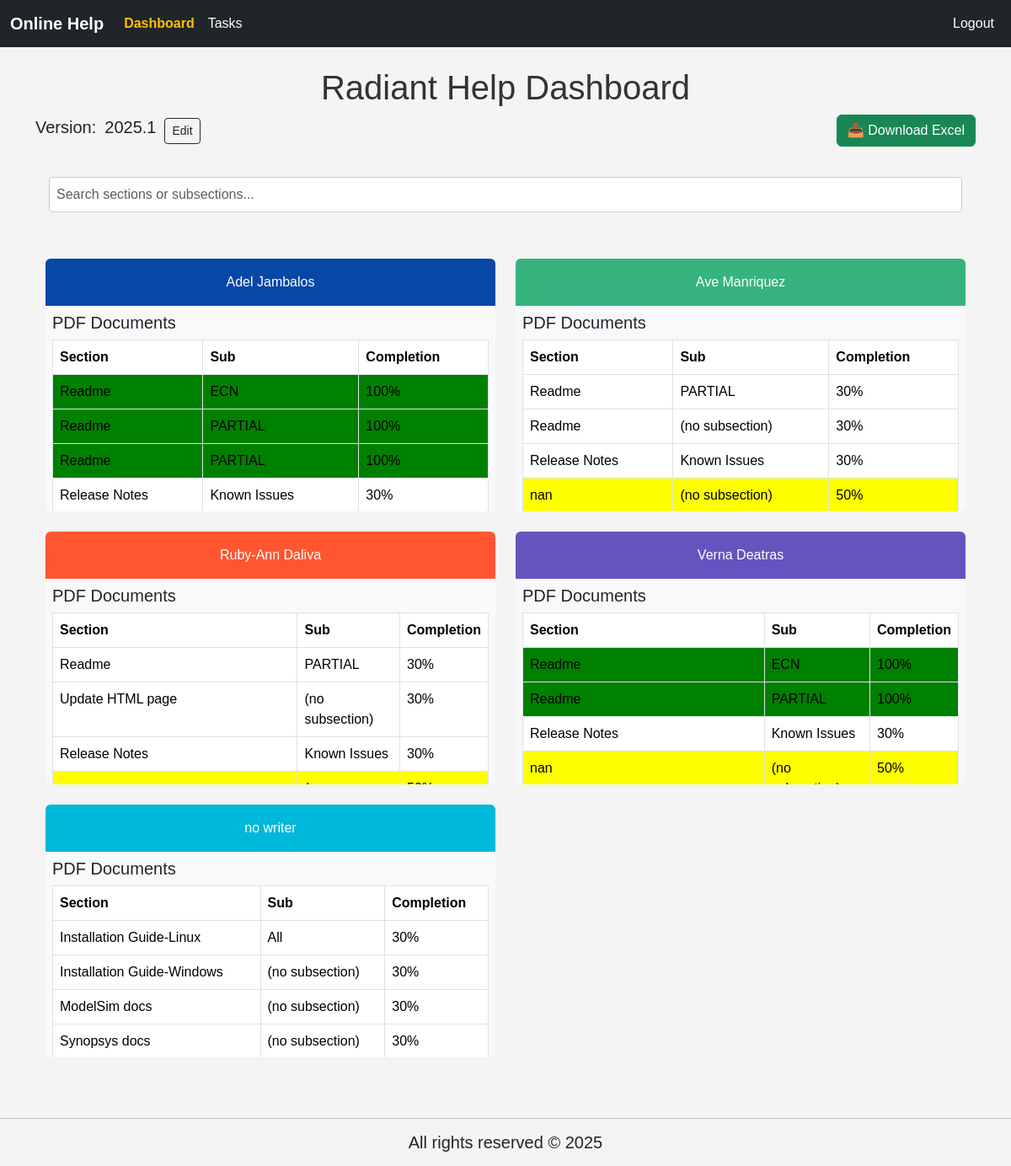
The app's page /online_help/ (signed in) with its own data.
### online_help/models.py (models this page shows, shortened)
class Version(models.Model):
    number = models.CharField(max_length=20)
    updated_at = models.DateTimeField(auto_now=True)

class Writers(models.Model):
    writer_name = models.CharField(max_length=255)

class Document(models.Model):
    title = models.CharField(max_length=255, unique=True)
    description = models.TextField(blank=True, null=True)
    created_at = models.DateTimeField(auto_now_add=True)
    updated_at = models.DateTimeField(auto_now=True)
    def __str__(self):
        return self.title

class TaskWriter(models.Model):
    task = models.ForeignKey(Task, on_delete=models.CASCADE)
    writer = models.ForeignKey(Writers, on_delete=models.CASCADE)
    class Meta:
        unique_together = ('task', 'writer')

class Task(models.Model):
    document = models.ForeignKey(Document, on_delete=models.CASCADE, related_name='tasks')
    section = models.CharField(max_length=255)
    sub_section = models.CharField(max_length=255)
    comments = models.TextField()
    SME = models.CharField(max_length=255, blank=True, null=True)
    color = models.CharField(max_length=50)
    completion = models.CharField(max_length=100, default='0%')
    created_at = models.DateTimeField(auto_now_add=True)
    modified_at = models.DateTimeField(auto_now=True)

### online_help/views.py (the view)
# urls.py: path('', views.home_test, name='home_test'),
@login_required
def home_test(request):
    writers = Writers.objects.annotate(
        sort_name=Coalesce('writer_name', Value('zzz'))  # 'zzz' ensures nulls go last
    ).order_by('sort_name')
    task_writers = TaskWriter.objects.select_related('task', 'writer').order_by('-task__modified_at')
    writer_tasks_grouped = {}
    color_classes = [
        "color-blue", "color-green", "color-red", "color-purple",
        "color-cyan", "color-orange", "color-teal", "color-yellow"
    ]
    writer_color_classes = {}
    for i, writer in enumerate(writers):
        writer_color_classes[writer.pk] = color_classes[i % len(color_classes)]
        grouped_by_doc = defaultdict(list)
        for tw in task_writers:
            if tw.writer_id == writer.pk:
                grouped_by_doc[tw.task.document].append(tw)
        writer_tasks_grouped[writer.pk] = dict(grouped_by_doc)
    version = Version.objects.first()
    ctx = {
        'writers': writers,
        'writer_tasks_grouped': writer_tasks_grouped,
        'writer_color_classes': writer_color_classes,
        'version': version,
        'can_edit': request.user.is_authenticated and (request.user.is_superuser or request.user.is_staff),
    }
    return render(request, 'online_help/home_test.html', ctx)

### online_help/templatetags/custom_filters.py (called while the page is built)
@register.filter
def get_item(dictionary, key):
    return dictionary.get(key)

### online_help/templates/online_help/home_test.html (shortened to what this page needs)
{% extends 'online_help/base.html' %}
{% block content %}
{% load static custom_filters %}
<link rel="stylesheet" href="{% static 'css/home.css' %}">
<h1>Radiant Help Dashboard</h1>
<div style="display: flex; justify-content: space-between; align-items: center; margin-bottom: 20px;">
  <div style="display: flex; align-items: center; gap: 10px;">
    <h5>Version:</h5>
    <h5 id="version-text">{{ version.number }}</h5>
    {% if can_edit %}
      <button class="btn btn-outline-dark btn-sm" onclick="toggleEdit()">Edit</button>
    {% endif %}
  </div>
  <div>
    <a href="{% url 'online_help:export_taskwriters_excel' %}" class="btn btn-success">
      📥 Download Excel
    </a>
  </div>
</div>
<div class="p-3" style="position: sticky; top: 30px; z-index: 1000;">
    <input type="text" id="searchInput" class="form-control" placeholder="Search sections or subsections..." onkeyup="filterContent()">
</div>
<div class="container mt-4">
    <div class="row">
        {% for writer in writers %}
            <div class="col-md-6 mb-4">
                <div class="bg-light rounded scroll-box">
                  <div class="p-3 text-white text-center {{ writer_color_classes|get_item:writer.pk }}">
                        <p class="m-0">
                            <a href="{% url 'online_help:per_user_test' writer.pk %}" class="hover-link">{{ writer.writer_name }}</a>
                        </p>
                    </div>
                    <div class="p-2">
                        {% with writer_tasks_grouped|get_item:writer.pk as documents %}
                            {% if documents %}
                                {% for document, tasks in documents.items %}
                                    <h5>{{ document }}</h5>
                                    <table class="table table-bordered mb-3">
                                        <thead class="thead-light">
                                            <tr>
                                                <th>Section</th>
                                                <th>Sub</th>
                                                <th>Completion</th>
                                            </tr>
                                        </thead>
                                        <tbody>
                                            {% for tk in tasks %}
                                                <tr>
                                                    <td style="background-color: {{ tk.task.color }}; ">{{ tk.task.section }}</td>
                                                    <td style="background-color: {{ tk.task.color }}; ">
                                                        <a href="{% url 'online_help:per_subsection_test' tk.writer.pk tk.task.pk %}" class="hover-link">
                                                            {{ tk.task.sub_section }}
                                                        </a>
                                                    </td>
                                                    <td style="background-color: {{ tk.task.color }}; ">{{ tk.task.completion }}</td>
                                                </tr>
                                            {% endfor %}
                                        </tbody>
                                    </table>
                                {% endfor %}
                            {% else %}
                                <p>No tasks assigned.</p>
                            {% endif %}
                        {% endwith %}
                    </div>
                </div>
            </div>
        {% endfor %}
    </div>
</div>
{% endblock %}

### online_help/static/css/base.css (style rules this page uses)
body { background-color: #f4f4f4 !important; font-family: Arial, sans-serif; }
h1 { color: #333; text-align: center; margin-top: 20px; }

### online_help/static/css/home.css (style rules this page uses)
body { background-color: #f4f4f4 !important; font-family: Arial, sans-serif; }
.scroll-box { max-height: 300px; overflow-y: auto; }
.hover-link { color: inherit; text-decoration: none; }
#searchInput { margin-bottom: 15px; padding: 8px; width: 100%; border: 1px solid #ccc; border-radius: 4px; }
.color-blue { background-color: #0747a6; }
.color-green { background-color: #36B37E; }
.color-red { background-color: #FF5630; }
.color-purple { background-color: #6554C0; }
.color-cyan { background-color: #00B8D9; }

### records on screen
Version: number "2025.1"
Writers: writer_name "Adel Jambalos"
Document: title "PDF Documents"
TaskWriter: task.section "Readme", task.sub_section "ECN", task.completion "100%"
TaskWriter: task.section "Readme", task.sub_section "PARTIAL", task.completion "100%"
TaskWriter: task.section "Readme", task.sub_section "PARTIAL", task.completion "100%"
TaskWriter: task.section "Release Notes", task.sub_section "Known Issues", task.completion "30%"
Writers: writer_name "Ave Manriquez"
TaskWriter: task.section "Readme", task.sub_section "PARTIAL", task.completion "30%"
TaskWriter: task.section "Readme", task.sub_section "(no subsection)", task.completion "30%"
TaskWriter: task.section "Release Notes", task.sub_section "Known Issues", task.completion "30%"
TaskWriter: task.section "nan", task.sub_section "(no subsection)", task.completion "50%"
Writers: writer_name "Ruby-Ann Daliva"
TaskWriter: task.section "Readme", task.sub_section "PARTIAL", task.completion "30%"
TaskWriter: task.section "Update HTML page", task.sub_section "(no subsection)", task.completion "30%"
TaskWriter: task.section "Release Notes", task.sub_section "Known Issues", task.completion "30%"
Writers: writer_name "Verna Deatras"
TaskWriter: task.section "Readme", task.sub_section "ECN", task.completion "100%"
TaskWriter: task.section "Readme", task.sub_section "PARTIAL", task.completion "100%"
TaskWriter: task.section "Release Notes", task.sub_section "Known Issues", task.completion "30%"
TaskWriter: task.section "nan", task.sub_section "(no…", task.completion "50%"
Writers: writer_name "no writer"
TaskWriter: task.section "Installation Guide-Linux", task.sub_section "All", task.completion "30%"
TaskWriter: task.section "Installation Guide-Windows", task.sub_section "(no subsection)", task.completion "30%"
TaskWriter: task.section "ModelSim docs", task.sub_section "(no subsection)", task.completion "30%"
TaskWriter: task.section "Synopsys docs", task.sub_section "(no subsection)", task.completion "30%"
